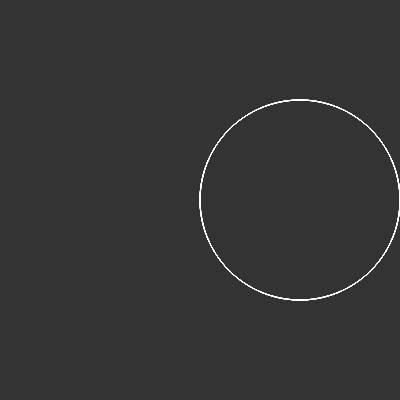
Frame 1 (no input)
Frame 60 (no input): identical to frame 1, image omitted
Frame 120 (the mouse pressed at the canvas centre since frame 60): identical to frame 1, image omitted

The p5.js sketch that drew this single still picture (run headless with seeded random() and noise() and a simulated clock; from frame 60 on, the mouse is pressed at the canvas centre):

// p5.js sketch
// ── sketch.js
var d = 8;
var n = 5;
var sliderD;
var sliderN;

function setup() {
    createCanvas(400, 400);
    sliderD = createSlider(1, 10, 5);
    sliderN = createSlider(1, 10, 5);
}

function draw() {
    d = sliderD.value();
    n = sliderN.value();
    let k = n / d;
    background(51);
    translate(width / 2, height / 2);

    beginShape();

    noFill();
    stroke(255);
    strokeWeight(1);

    for (let a = 0; a < TWO_PI * d; a += 0.02) {

        let r = 200 * cos(k * a);
        let x = r * cos(a);
        let y = r * sin(a);

        vertex(x, y);
    }

    endShape(CLOSE);
}
